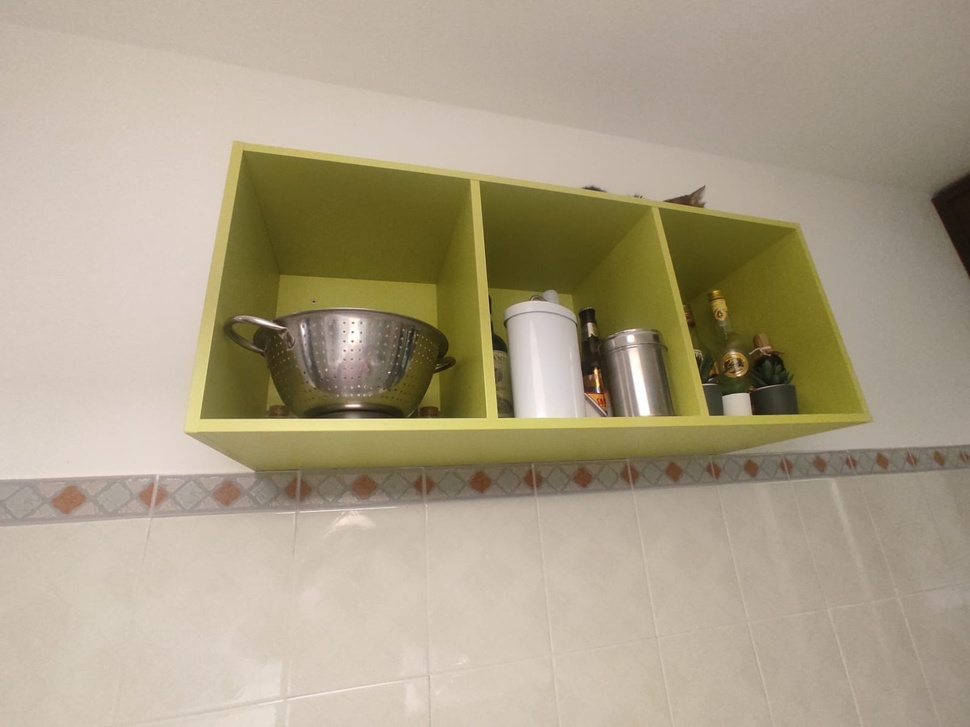
%> input picture Assignment/Homework Image.jpg, 970 x 727 px, shrunk from 1600 x 1200 before the run
$ octave CabinetMaskExtraction_blue.m   (GNU Octave 9; MATLAB toolbox functions it lacks are replaced by stand-ins)
%> lines starting %> are read from the running program, lines starting %| are printed output that depends on the picture; in (x1, y1, x2, y2) boxes, pixels count from 0 and x2, y2 are one past the last pixel; in counts of white or black regions, pixels touching at a corner belong together; the program's own positions count from 1
close all;
clc;
clear;

%% Load the image
im = imread('../../Assignment/Homework Image.jpg');
%> im is the input picture: size 727x970x3 uint8; mean R, G, B 171.7, 160.1, 136.4

%% Convert the image to HSV
im_hsv = rgb2hsv(im);
%> im_hsv: size 727x970x3 double; mean H, S, V 0.101, 0.247, 0.673

%% Plot all the channels
figure;
subplot(2, 3, 1);
imshow(im(:, :, 1));
title('Red Channel');

subplot(2, 3, 2);
imshow(im(:, :, 2));
title('Green Channel');

subplot(2, 3, 3);
imshow(im(:, :, 3));
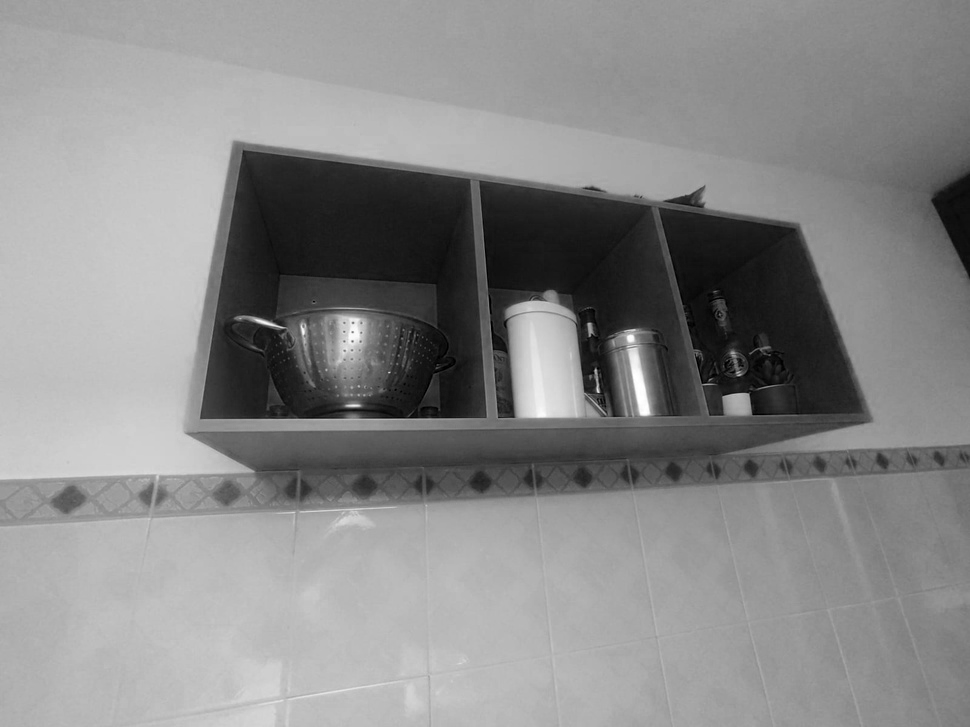
%> displayed picture: size 727x970, on the screen's scale of 0 to 255; min 0, max 255, mean 136.4
title('Blue Channel');

subplot(2, 3, 4);
imshow(im_hsv(:, :, 1));
title('Hue Channel');

subplot(2, 3, 5);
imshow(im_hsv(:, :, 2));
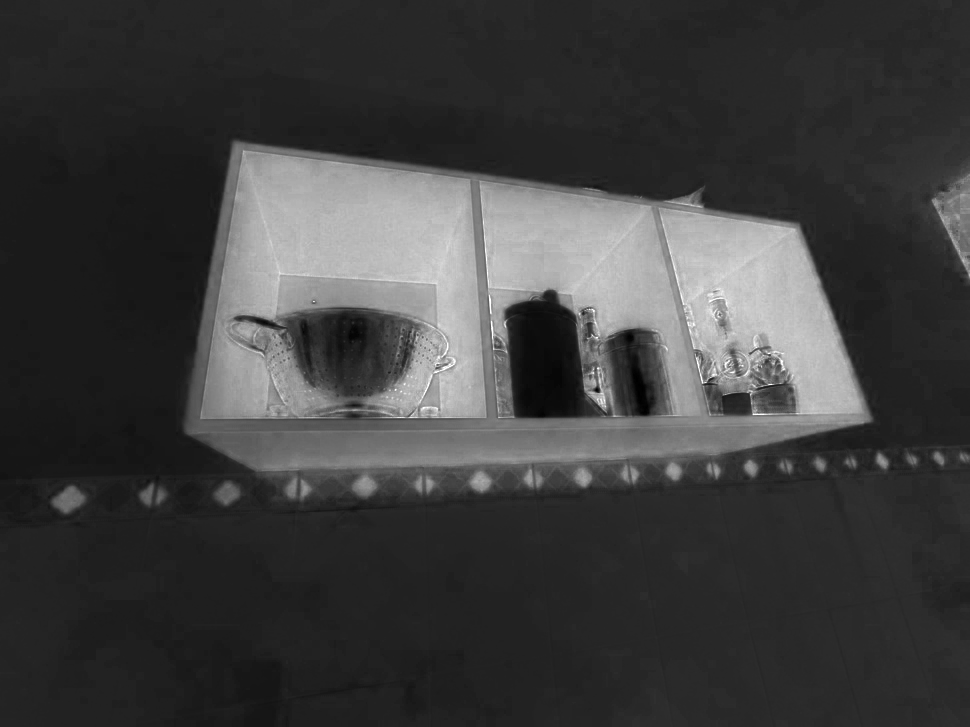
%> displayed picture: size 727x970, on the screen's scale of 0 to 255; min 0, max 255, mean 62.9
title('Saturation Channel');

subplot(2, 3, 6);
imshow(im_hsv(:, :, 3));
title('Value Channel');
impixelinfo;

%% Plot the channels as 3d surfeces
figure;
subplot(2, 3, 1);
surf(im(:, :, 1), 'EdgeColor', 'none', 'FaceColor', 'interp');
title('Red Channel');

subplot(2, 3, 2);
surf(im(:, :, 2), 'EdgeColor', 'none', 'FaceColor', 'interp');
title('Green Channel');

subplot(2, 3, 3);
surf(im(:, :, 3), 'EdgeColor', 'none', 'FaceColor', 'interp');
title('Blue Channel');

subplot(2, 3, 4);
surf(im_hsv(:, :, 1), 'EdgeColor', 'none', 'FaceColor', 'interp');
title('Hue Channel');

subplot(2, 3, 5);
surf(im_hsv(:, :, 2), 'EdgeColor', 'none', 'FaceColor', 'interp');
title('Saturation Channel');

subplot(2, 3, 6);
surf(im_hsv(:, :, 3), 'EdgeColor', 'none', 'FaceColor', 'interp');
title('Value Channel');

%% Mask the saturation channel with a threshold
blue_threshold = 50;
blue_mask = im(:, :, 3) < blue_threshold;
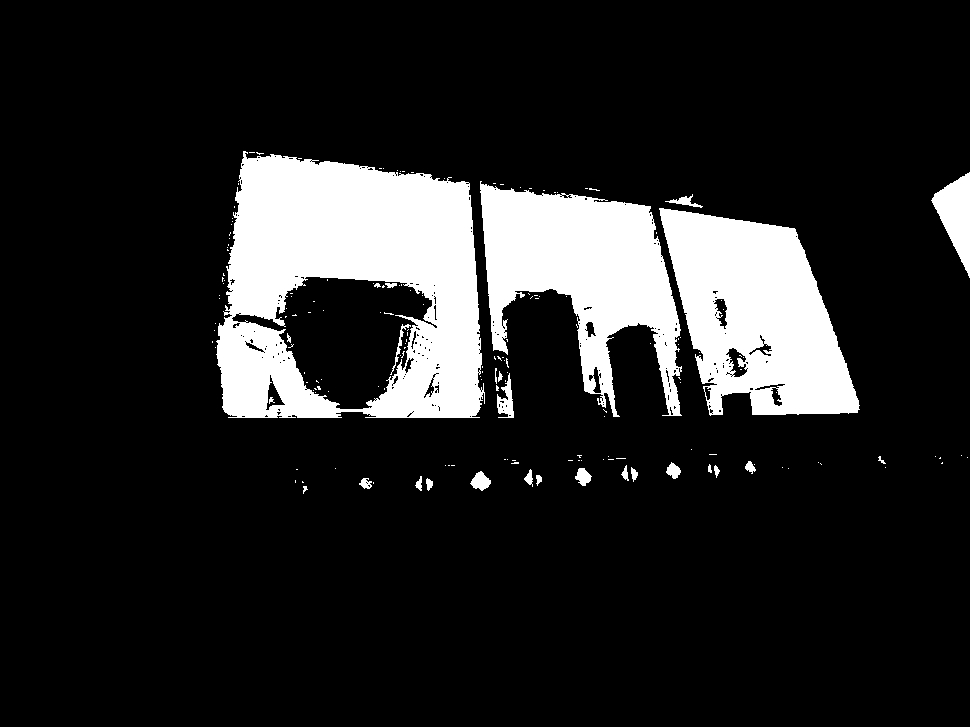
%> blue_mask: size 727x970 logical; 14.6% white; 173 white regions (145 under 20 px), largest, box (x1, y1, x2, y2) and area: (216, 151, 485, 418) 47031, (659, 208, 860, 416) 26406, (480, 181, 682, 417) 24768

green_threshold = 30;
green_mask = im(:, :, 2) > green_threshold;
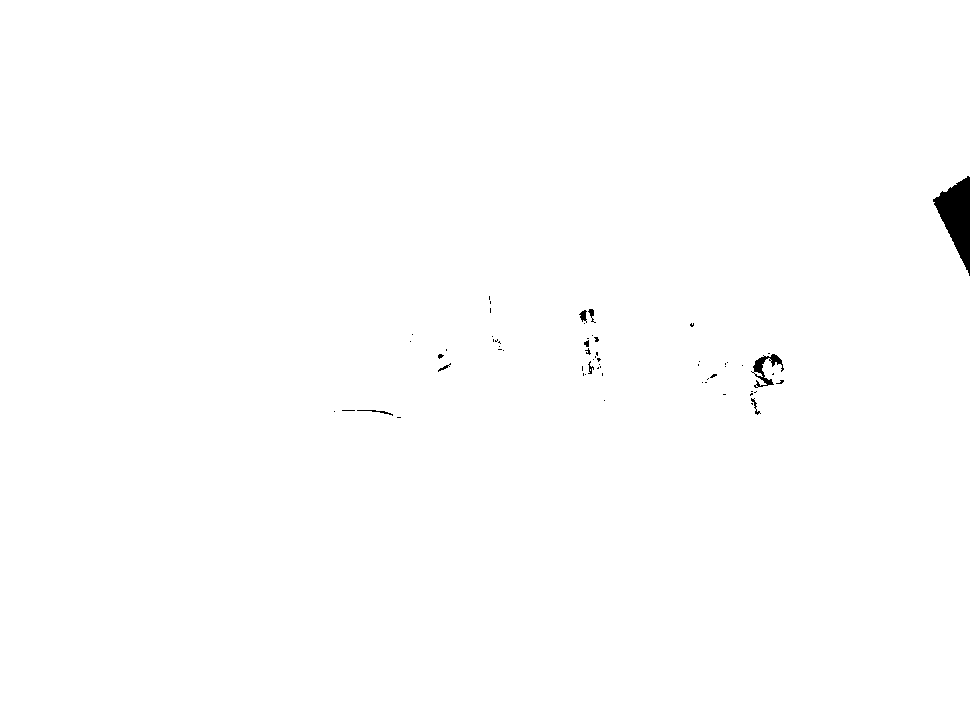
%> green_mask: size 727x970 logical; 99.6% white; 62 black regions (53 under 20 px), largest, box (x1, y1, x2, y2) and area: (933, 176, 970, 276) 1904, (751, 354, 784, 388) 367, (579, 310, 587, 323) 59

sat_and_green_mask = blue_mask & green_mask;
%> sat_and_green_mask: size 727x970 logical; 14.2% white; 179 white regions (149 under 20 px), largest, box (x1, y1, x2, y2) and area: (216, 151, 485, 418) 46907, (659, 208, 860, 416) 25913, (480, 181, 682, 417) 24497

erosion_kernel_size = 12;
erosion_kernel = strel('disk', erosion_kernel_size);
sat_and_green_mask_eroded = imerode(sat_and_green_mask, erosion_kernel);
%> sat_and_green_mask_eroded: size 727x970 logical; 7.2% white; 8 white regions (1 under 20 px), largest, box (x1, y1, x2, y2) and area: (240, 168, 470, 407) 22529, (492, 201, 666, 324) 13369, (673, 221, 847, 403) 13116

dilation_kernel_size_increment = 0;
dilation_kernel = strel('disk', erosion_kernel_size + dilation_kernel_size_increment);
sat_and_green_mask_opened = imdilate(sat_and_green_mask_eroded, dilation_kernel);
%> sat_and_green_mask_opened: size 727x970 logical; 11.8% white; 5 white regions, box (x1, y1, x2, y2) and area: (229, 157, 481, 418) 33753, (662, 210, 858, 414) 22424, (481, 190, 677, 335) 20045, (217, 330, 326, 418) 5303, (381, 360, 434, 417) 1751

gaussian_sigma = 5;
sat_and_green_mask_opened_smoothed = imgaussfilt(double(sat_and_green_mask_opened), gaussian_sigma);

%% Plot the masks
figure;
nrows = 2;
ncols = 3;
subplot(nrows, ncols, 1);
imshow(blue_mask);
title(['Masked Blue Channel - th:', num2str(blue_threshold)]);

subplot(nrows, ncols, 2);
imshow(green_mask);
title(['Masked Green Channel - th:', num2str(green_threshold)]);

subplot(nrows, ncols, 3);
imshow(sat_and_green_mask);
title('Blue and Green Mask');

subplot(nrows, ncols, 4);
imshow(sat_and_green_mask_eroded);
title(['Eroded Mask - kernel size:', num2str(erosion_kernel_size)]);

subplot(nrows, ncols, 5);
imshow(sat_and_green_mask_opened);
title(['Opened Mask - kernel size:', num2str(erosion_kernel_size)]);

subplot(nrows, ncols, 6);
imshow(sat_and_green_mask_opened_smoothed);
title(['Opened Mask Smoothed - sigma:', num2str(gaussian_sigma)]);

impixelinfo;

%% Mask the original image
im_masked = im;
im_masked(:, :, 1) = uint8(double(im_masked(:, :, 1)) .* sat_and_green_mask_opened_smoothed);
im_masked(:, :, 2) = uint8(double(im_masked(:, :, 2)) .* sat_and_green_mask_opened_smoothed);
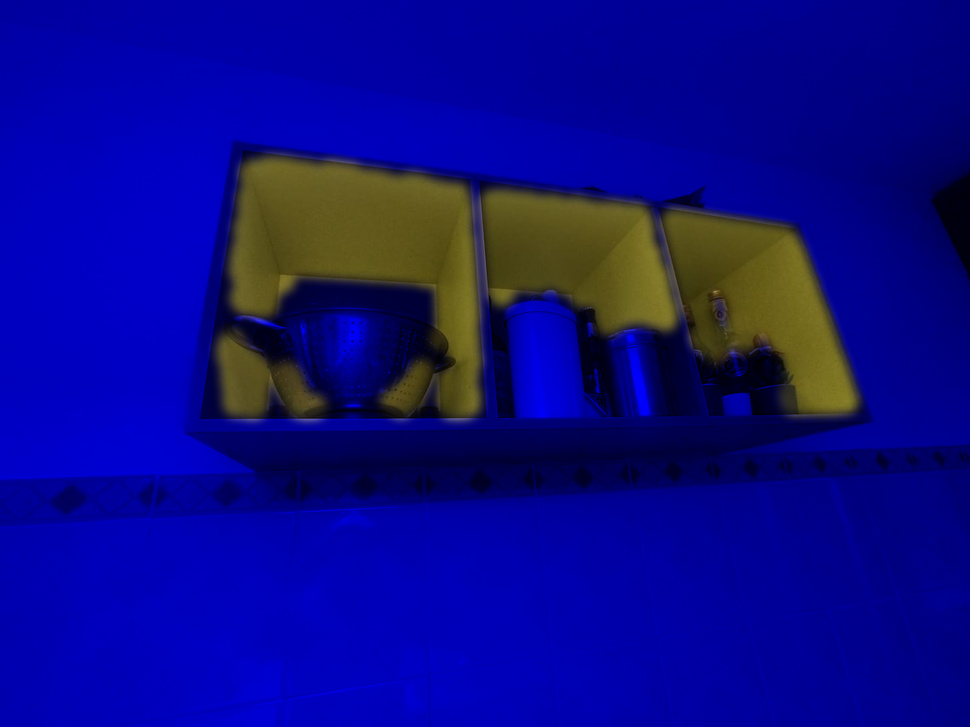
%> im_masked: size 727x970x3 uint8; mean R, G, B 11.8, 10.8, 136.4
im_masked(:, :, 3) = uint8(double(im_masked(:, :, 3)) .* sat_and_green_mask_opened_smoothed);
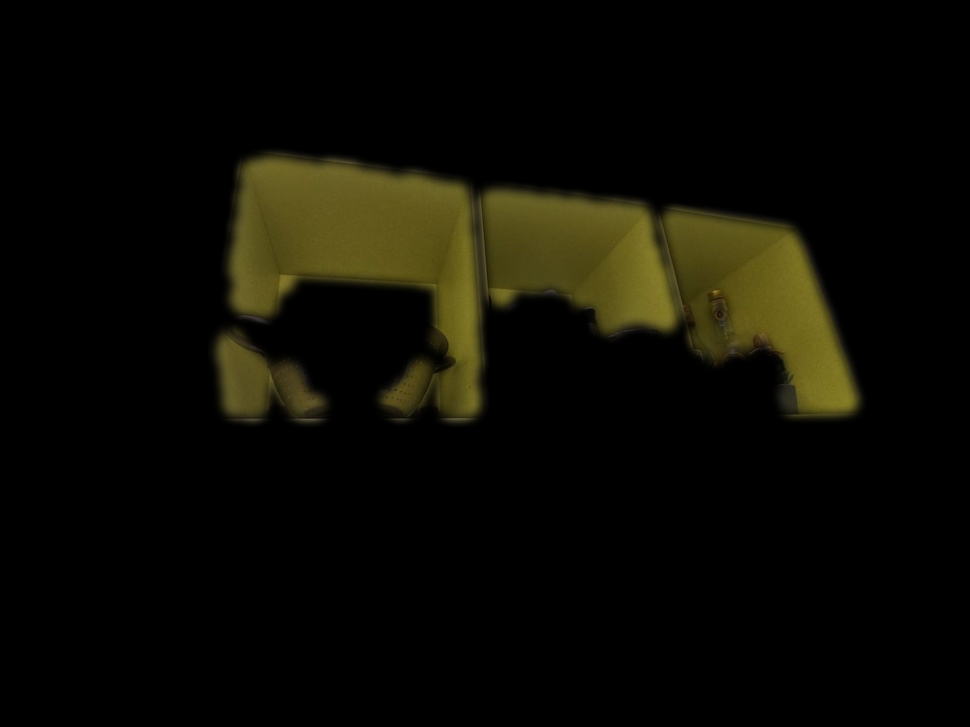
%> im_masked: size 727x970x3 uint8; mean R, G, B 11.8, 10.8, 3.7

figure;
imshow(im_masked);
title('Masked Image');

%% Save the mask
image_mask = sat_and_green_mask_opened_smoothed;
currentTime = datetime('now', 'Format', 'yyyy-MM-dd_HH-mm-ss');
currentTimeStr = char(currentTime);
save(['./image_mask_interior_', currentTimeStr, '.mat'], 'image_mask');
